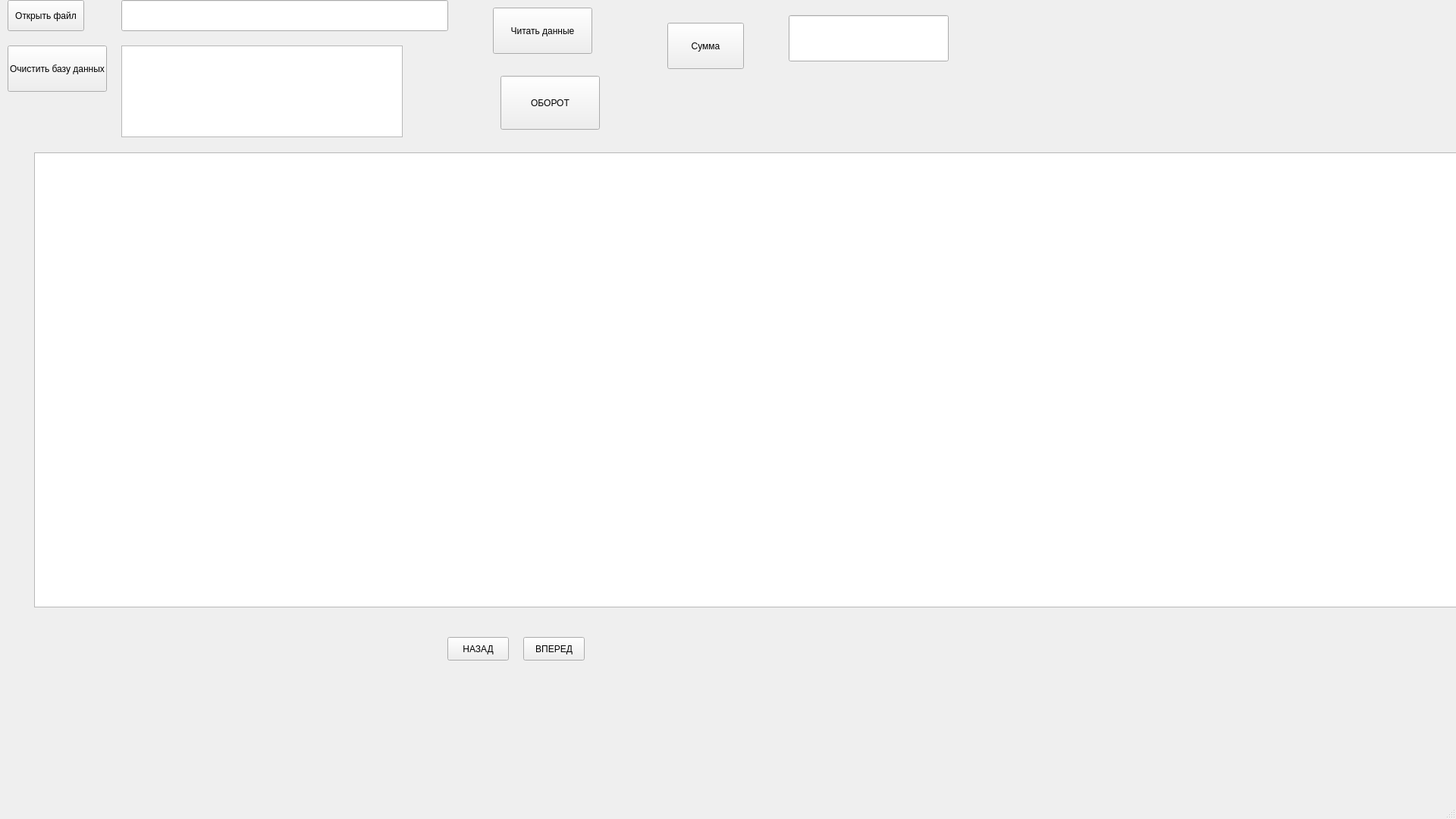
<?xml version="1.0" encoding="UTF-8"?>
<ui version="4.0">
 <class>MainWindow</class>
 <widget class="QMainWindow" name="MainWindow">
  <property name="geometry">
   <rect>
    <x>0</x>
    <y>0</y>
    <width>1920</width>
    <height>1080</height>
   </rect>
  </property>
  <property name="windowTitle">
   <string>MainWindow</string>
  </property>
  <widget class="QWidget" name="centralwidget">
   <widget class="QPushButton" name="btnBrowse">
    <property name="geometry">
     <rect>
      <x>10</x>
      <y>0</y>
      <width>101</width>
      <height>41</height>
     </rect>
    </property>
    <property name="text">
     <string>Открыть файл</string>
    </property>
   </widget>
   <widget class="QLineEdit" name="lineEditFilePath">
    <property name="geometry">
     <rect>
      <x>160</x>
      <y>0</y>
      <width>431</width>
      <height>41</height>
     </rect>
    </property>
   </widget>
   <widget class="QPushButton" name="btnClearDatabase">
    <property name="geometry">
     <rect>
      <x>10</x>
      <y>60</y>
      <width>131</width>
      <height>61</height>
     </rect>
    </property>
    <property name="text">
     <string>Очистить базу данных</string>
    </property>
   </widget>
   <widget class="QPushButton" name="btnReadData">
    <property name="geometry">
     <rect>
      <x>650</x>
      <y>10</y>
      <width>131</width>
      <height>61</height>
     </rect>
    </property>
    <property name="text">
     <string>Читать данные</string>
    </property>
   </widget>
   <widget class="QTextEdit" name="textEditData">
    <property name="geometry">
     <rect>
      <x>160</x>
      <y>60</y>
      <width>371</width>
      <height>121</height>
     </rect>
    </property>
   </widget>
   <widget class="QPushButton" name="btnPreviousData">
    <property name="geometry">
     <rect>
      <x>590</x>
      <y>840</y>
      <width>81</width>
      <height>31</height>
     </rect>
    </property>
    <property name="text">
     <string>НАЗАД</string>
    </property>
   </widget>
   <widget class="QPushButton" name="btnNextData">
    <property name="geometry">
     <rect>
      <x>690</x>
      <y>840</y>
      <width>81</width>
      <height>31</height>
     </rect>
    </property>
    <property name="text">
     <string>ВПЕРЕД</string>
    </property>
   </widget>
   <widget class="QTableWidget" name="tableWidget">
    <property name="geometry">
     <rect>
      <x>45</x>
      <y>201</y>
      <width>1920</width>
      <height>600</height>
     </rect>
    </property>
   </widget>
   <widget class="QPushButton" name="pushButton">
    <property name="geometry">
     <rect>
      <x>660</x>
      <y>100</y>
      <width>131</width>
      <height>71</height>
     </rect>
    </property>
    <property name="text">
     <string>ОБОРОТ</string>
    </property>
   </widget>
   <widget class="QPushButton" name="btnCalculateSum">
    <property name="geometry">
     <rect>
      <x>880</x>
      <y>30</y>
      <width>101</width>
      <height>61</height>
     </rect>
    </property>
    <property name="text">
     <string>Сумма</string>
    </property>
   </widget>
   <widget class="QLineEdit" name="lineEditSum">
    <property name="geometry">
     <rect>
      <x>1040</x>
      <y>20</y>
      <width>211</width>
      <height>61</height>
     </rect>
    </property>
   </widget>
  </widget>
  <widget class="QMenuBar" name="menubar">
   <property name="geometry">
    <rect>
     <x>0</x>
     <y>0</y>
     <width>1920</width>
     <height>20</height>
    </rect>
   </property>
  </widget>
  <widget class="QStatusBar" name="statusbar"/>
 </widget>
 <resources/>
 <connections/>
</ui>
